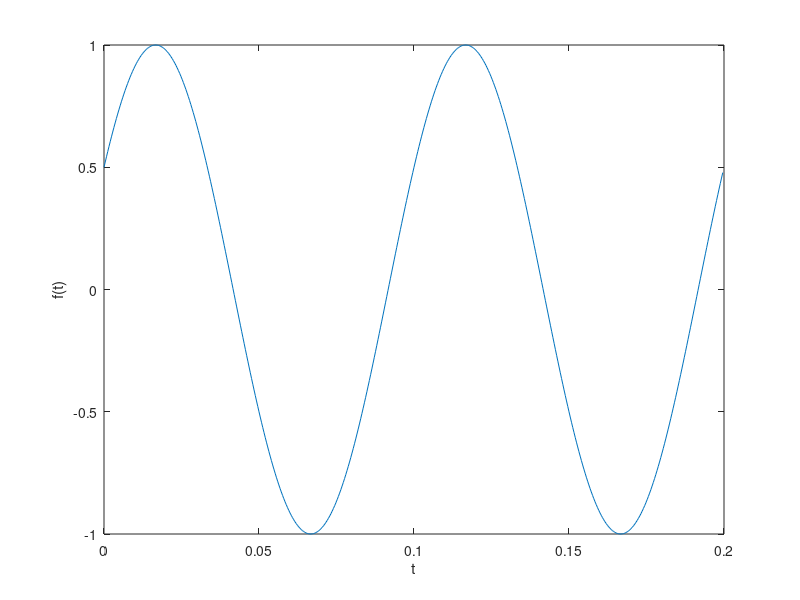
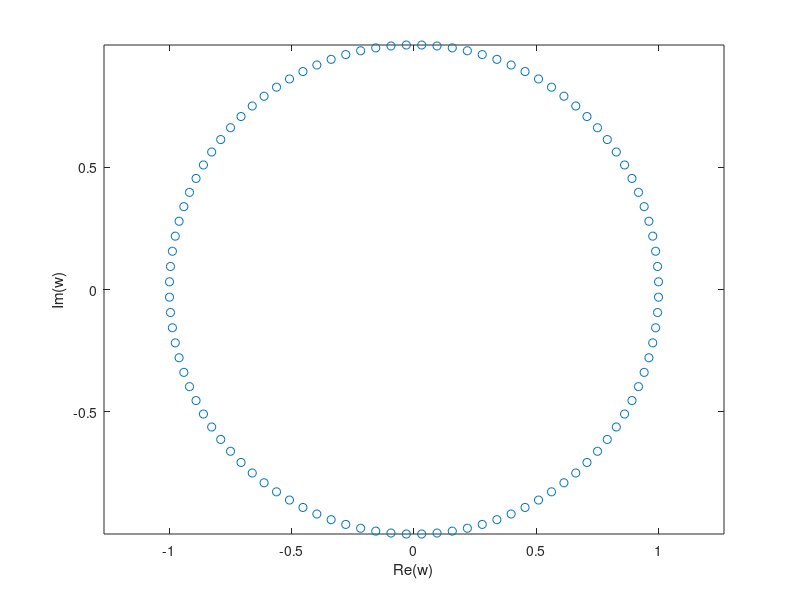
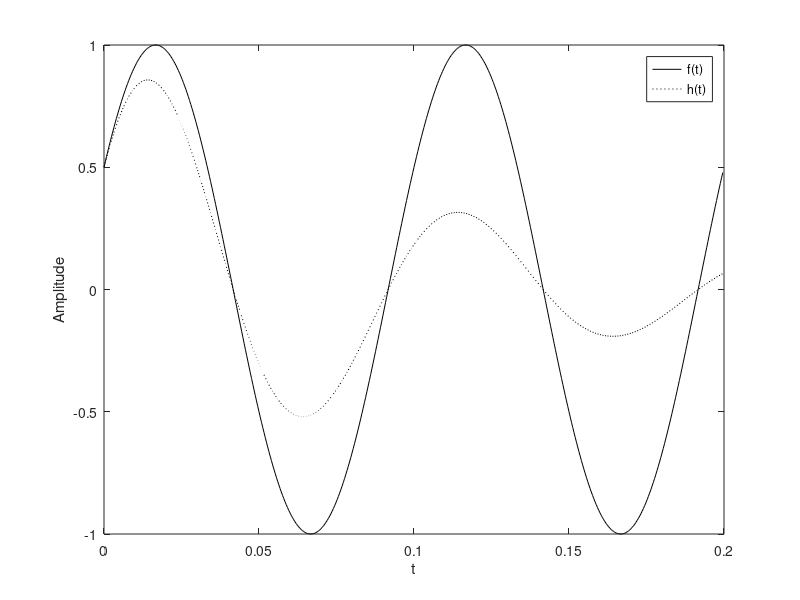
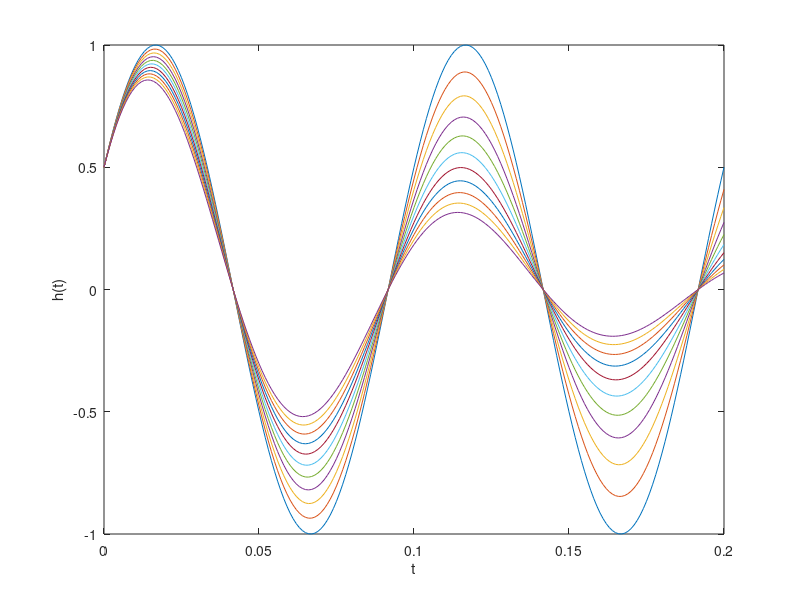

The MATLAB script that drew these images, in order:
clc, clear, close all;

z = -3-4j
z_real = real(z); z_imag = imag(z);
z_mag = sqrt(z_real^2 + z_imag^2)
z_mag = sqrt(z*conj(z))
z_mag = abs(z)
z_rad = angle(z)
z_deg = angle(z)*180/pi
z_rad = atan2(z_imag,z_real)
cos(1j)
log(-1)

k = 0:2:11
k = 11:-10/3:0
k = 0:11
k = 0:2; w = exp(1j*(pi/3 + 2*pi*k/3))
k = 0:99; w= exp(1j*(pi/100 + 2*pi*k/100));
w(5)
k(5)
w(98:100)
t = 0:0.2/500:0.2-0.2/500;
f = sin(2*pi*10*t+pi/6)
f(1)

plot(t,f);
xlabel('t'); ylabel('f(t)')
figure
plot(real(w),imag(w),'o')
xlabel('Re(w)'); ylabel('Im(w)'); axis equal

g = exp(-10*t);
h = f.*g;
figure
plot(t,f,'-k',t,h,':k');
xlabel('t'); ylabel('Amplitude');
legend('f(t)','h(t)');

r = [1 0 0]
A = [2 3;4 5;0 6]
c = r'
B = [c A]
B(1,2)
B(1:2,2:3)
B(2,:)
A = [1 -2 3; -sqrt(3) 1 -sqrt(5); 3 -sqrt(7) 1]; y = [1;pi;exp(1)];
x = inv(A)*y
x1 = det([y,A(:,2:3)])/det(A)
alpha = (0:10);
t = (0:0.001:0.2)';
T = t*ones(1,11);
H = exp(-T*diag(alpha)).*sin(2*pi*10*T+pi/6);
figure
plot(t,H); xlabel('t'); ylabel('h(t)');

